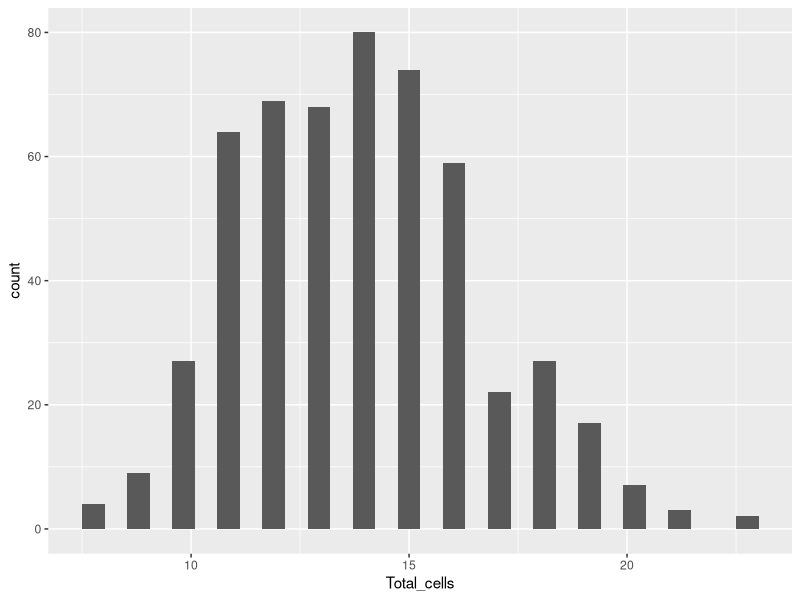
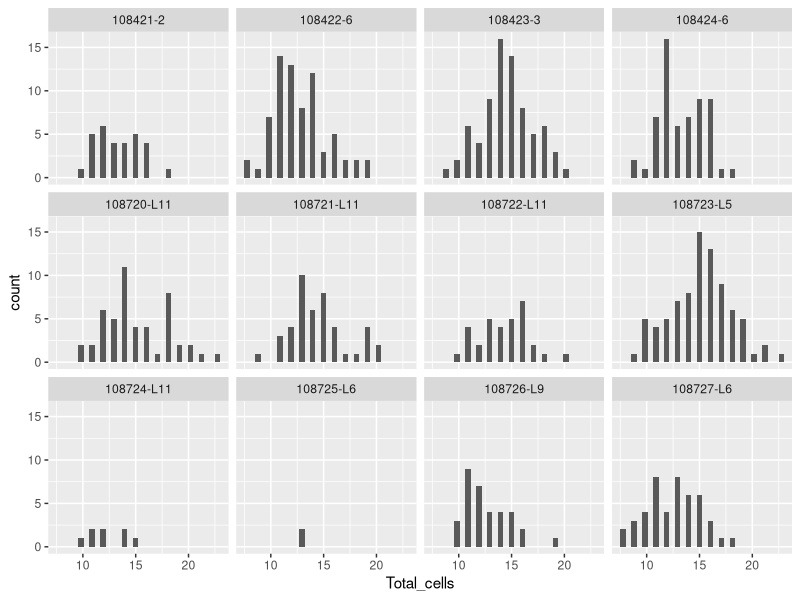
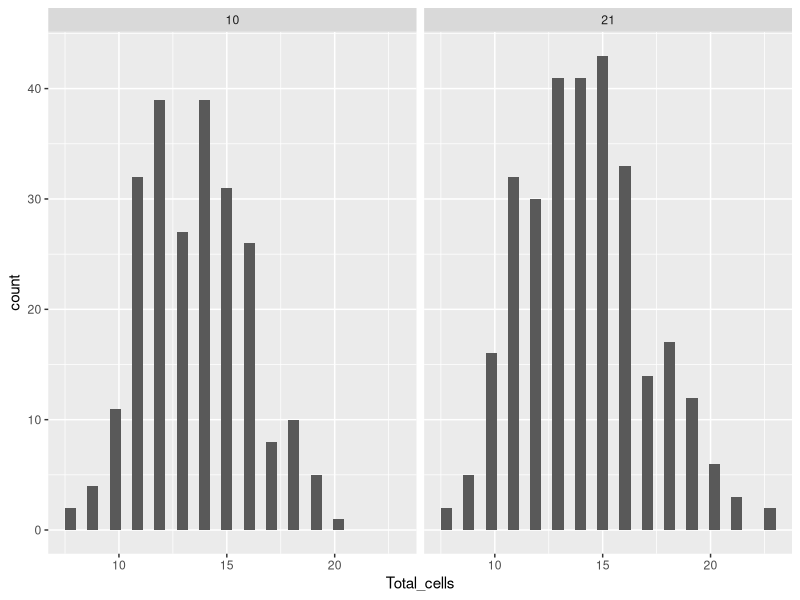
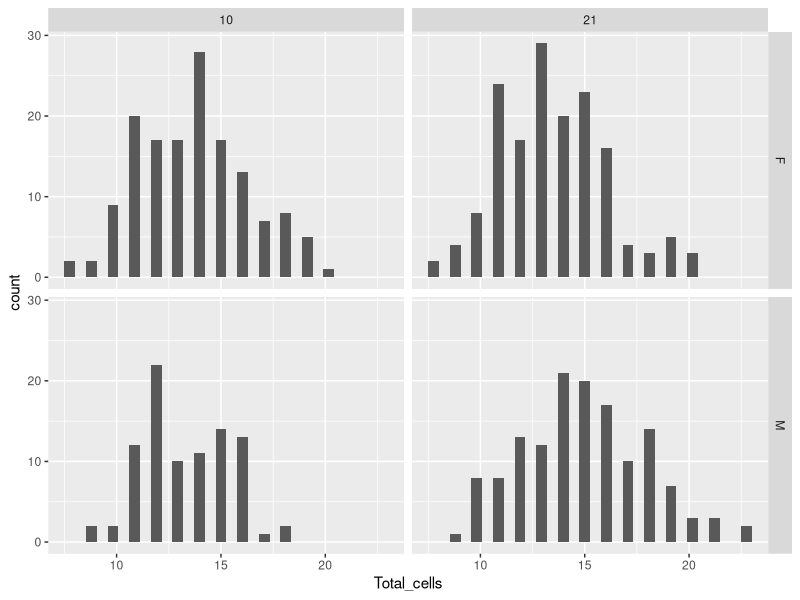
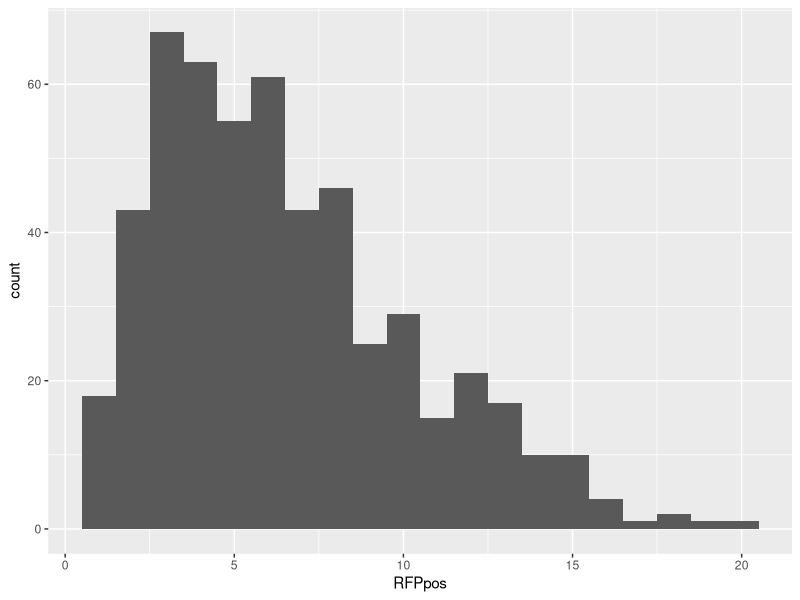
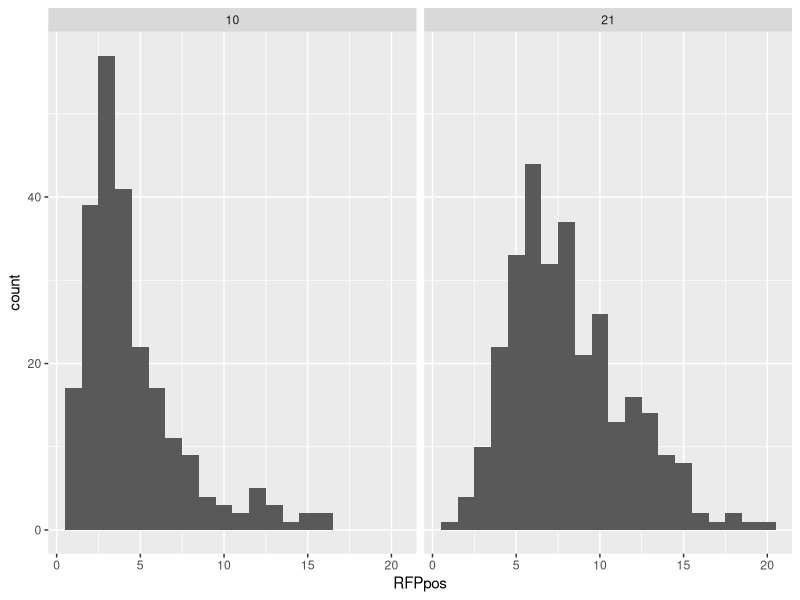
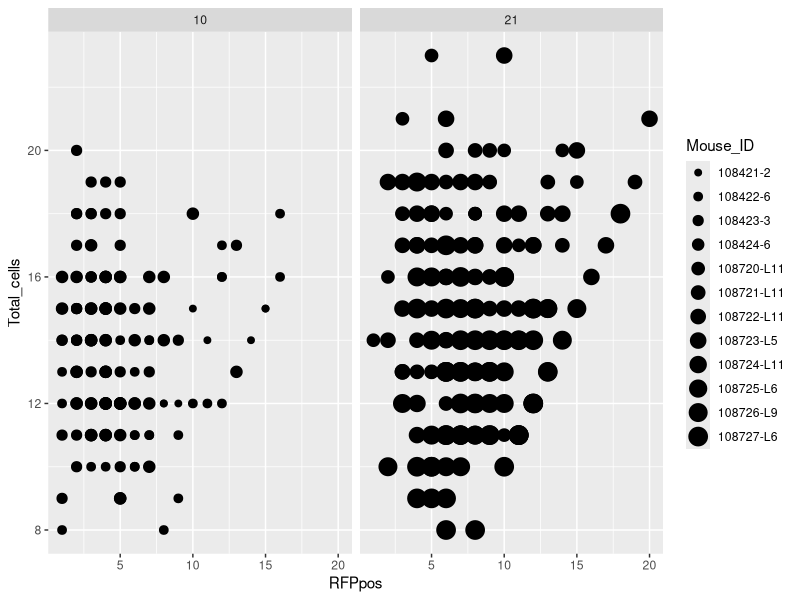
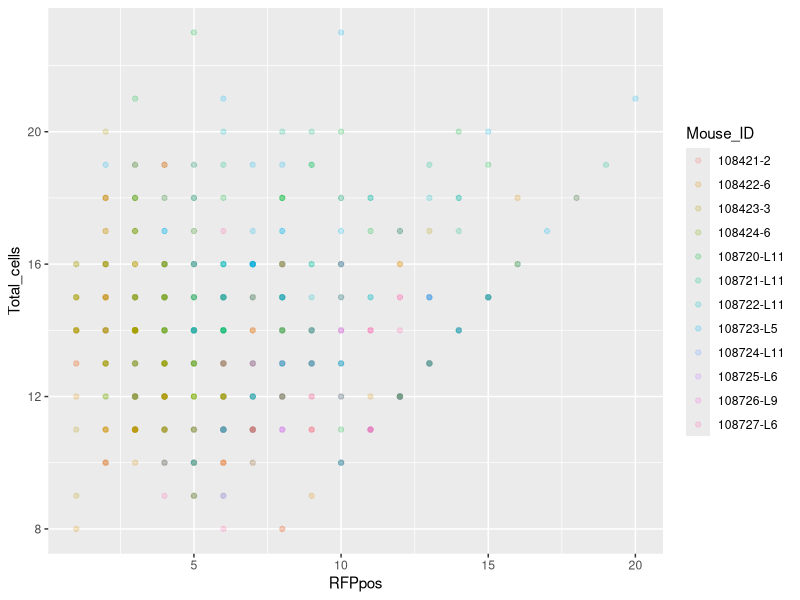

Write the R code that produced these figures, in order.
## ---- chunk 1
knitr::opts_chunk$set(echo = TRUE)
## ---- chunk 2
library(tidyverse)
## ---- chunk 3
raw_data <- read_csv("../data/140915_counts_rfp_pos_single_cell2.csv")
## ---- chunk 4
test_with_na <- raw_data %>% 
    pivot_longer(-crypt_no, names_to = "mouse_typeofcount", values_to = "count")
# This will have NAs for crypt numbers that weren't counted for a given mouse

data_processed <- raw_data %>% 
    pivot_longer(-crypt_no, names_to = "mouse_typeofcount", values_to = "count", 
                 values_drop_na = TRUE)
# Ignore crypt_no
# New column = mouse_typeofcount
## ---- chunk 5
data_processed <- data_processed %>% 
    separate(mouse_typeofcount, c("Mouse_ID", "count_type"), sep = "_")
## ---- chunk 6
data_processed <- data_processed %>% 
    pivot_wider(names_from = count_type, values_from = count)
## ---- chunk 7
data_processed <- raw_data %>% 
    # by default, piping a data object into a function places it into the function's first argument
    pivot_longer(-crypt_no, names_to = "mouse_typeofcount", values_to = "count", 
                 values_drop_na = TRUE) %>% 
    separate(mouse_typeofcount, c("Mouse_ID", "count_type"), sep = "_") %>% 
    pivot_wider(names_from = count_type, values_from = count)                                       
## ---- chunk 8
mouse_info <- read_csv("../data/mouse_info.csv")
data_processed <- data_processed %>% 
    left_join(mouse_info) 
# Will join by one or more col names if the same in both tables
# Sometimes you need to specify the columns to match e.g. by = c("from_name" = "to_name")

# Data is now tidy!!
## ---- chunk 9
data_processed <- data_processed %>%
    rename(Crypt_number = crypt_no, Total_cells = TotalCells, Day_post_label = Day_PostLabel) %>%
    select(Mouse_ID, Sex, Crypt_number, Day_post_label, RFPpos, Total_cells)
## ---- chunk 10
data_processed %>% 
    ggplot(aes(x = Total_cells)) + 
    geom_histogram()

data_processed %>%
    ggplot(aes(x = Total_cells)) + 
    geom_histogram() + 
    facet_wrap(~ Mouse_ID)

data_processed %>%
    ggplot(aes(x = Total_cells)) + 
    geom_histogram() +
    facet_wrap(~ Day_post_label)

data_processed %>% 
    ggplot(aes(x = Total_cells)) + 
    geom_histogram() + 
    facet_grid(Sex ~ Day_post_label)
## ---- chunk 11
data_processed %>%
    ggplot(aes(x = RFPpos)) + 
    geom_histogram(bins = 20)

data_processed %>%
    ggplot(aes(x = RFPpos)) +
    geom_histogram(bins = 20) + 
    facet_wrap(~ Day_post_label)

## Plot against each other
data_processed %>% 
    ggplot(aes(x = RFPpos, y = Total_cells, size = Mouse_ID)) + 
    geom_point() + 
    facet_wrap(~ Day_post_label)

data_processed %>% 
    ggplot(aes(x = RFPpos, y = Total_cells, col = Mouse_ID)) + 
    geom_point(alpha = 0.2)
## ---- chunk 12
# Add a new column
data_processed <- data_processed %>% 
    mutate(proportion_rfp = RFPpos/Total_cells)

data_processed %>% 
    ggplot(aes(x = proportion_rfp)) + 
    geom_histogram(bins = 20) + 
    facet_wrap(~ Day_post_label)
## ---- chunk 13
# Summary of numbers                                                        
data_processed %>% 
    group_by(Mouse_ID) %>% 
    summarise(num_crypts = n(), mean_rfp = mean(RFPpos), mean_num_cells = mean(Total_cells))

data_processed %>% 
    group_by(Day_post_label) %>% 
    summarise(num_crypts = n())
## ---- chunk 14
# Keep only large crypts (> 15 cells)
data_processed %>% 
    filter(Total_cells > 15)

# Keep only female
data_processed %>% 
    filter(Sex == "F")

# Keep only mouse 108422-6 
data_processed %>% 
    filter(Mouse_ID == "108422-6")

# Select a few columns
data_processed %>% 
    dplyr::select(RFPpos:Day_post_label)

# Drop a column
data_processed %>% 
    dplyr::select(-Crypt_number)
